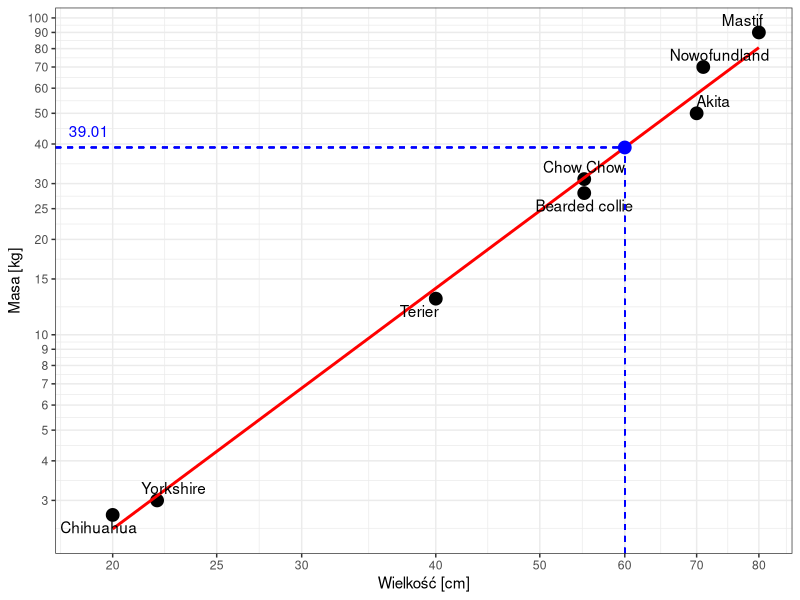
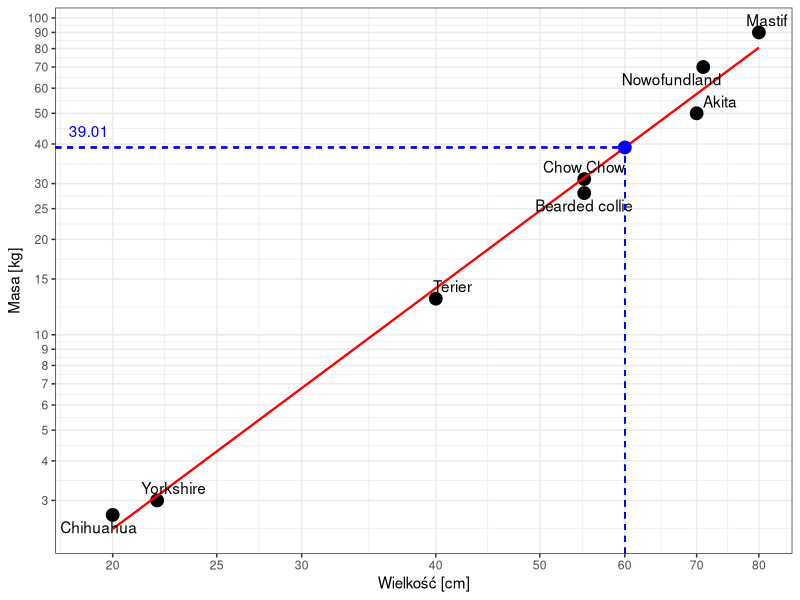
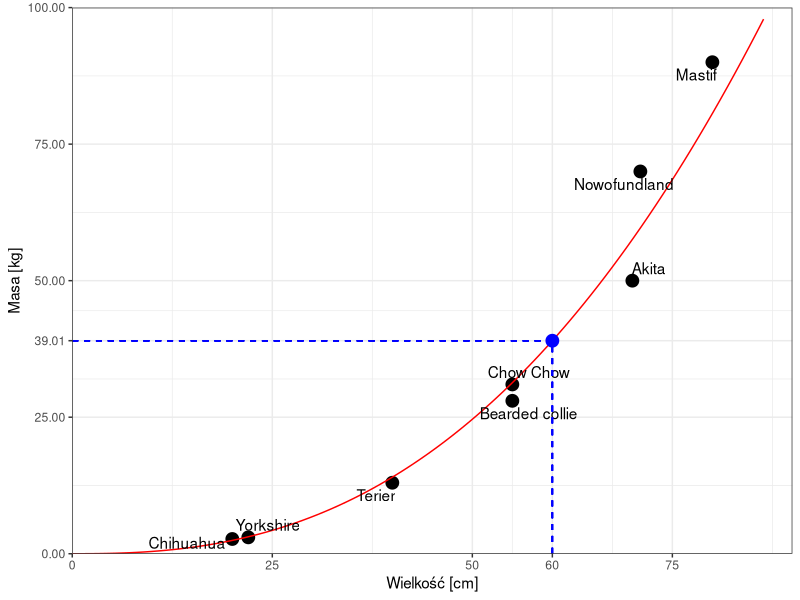

Write the R code that produced these figures, in order.
library(ggplot2)
library(ggrepel)

size<-c(20, 22, 40, 55, 55, 70, 71, 80)
mass<-c(2.7, 3, 13, 28, 31, 50, 70, 90)
labels<-c("Chihuahua", "Yorkshire", "Terier", "Bearded collie", 
          "Chow Chow", "Akita", "Nowofundland", "Mastif")
df<-data.frame(size, mass, labels)

model<-lm(log(mass)~log(size))
summary(model)
prediction<-exp(predict.lm(model, newdata=data.frame(size=c(60))))
df2<-data.frame(size=60, mass=prediction, labels="Nasz Pies")

yticks<-c(2,3,4,5,6,7,8,9,10,15,20,25,(3:10)*10)
xticks<-c(20, 25, (3:10)*10)

ggplot(df, aes(x=size, y=mass)) + 
  geom_point(size=4) +
  xlab("Wielkość [cm]") +
  ylab("Masa [kg]") +
  stat_smooth(method = "lm",
              formula = y ~ x,
              geom = "smooth", 
              se=FALSE, 
              colour='red') +
  scale_y_continuous(trans='log10', breaks=yticks) +
  scale_x_continuous(trans='log10', breaks=xticks) +
  theme_bw() +
  geom_point(data=df2, 
             aes(x=size, y=mass), 
             colour='blue',
             size=4) + 
  geom_text_repel(data=df, aes(x=size, y=mass, label=labels))+
  geom_segment(aes(x=60, y=0, xend=60, yend=prediction), lty=2, col='blue')+
  geom_segment(aes(x=0, y=prediction, xend=60, yend=prediction), lty=2, col='blue') +
  annotate("text", x=min(xticks)-1, y=prediction+5, label=round(prediction,2), col='blue')



ggplot(df, aes(x=size, y=mass)) + 
  geom_point(size=4) +
  xlab("Wielkość [cm]") +
  ylab("Masa [kg]") +
  stat_smooth(method = "lm",
              formula = y ~ x,
              geom = "smooth", 
              se=FALSE, 
              colour='red',
              size=.8) +
  scale_y_continuous(trans='log10', breaks=yticks) +
  scale_x_continuous(trans='log10', breaks=xticks) +
  theme_bw() +
  geom_point(data=df2, 
             aes(x=size, y=mass), 
             colour='blue',
             size=4) + 
  geom_text_repel(data=df, aes(x=size, y=mass, label=labels))+
  geom_segment(aes(x=60, y=0, xend=60, yend=prediction), lty=2, col='blue')+
  geom_segment(aes(x=0, y=prediction, xend=60, yend=prediction), lty=2, col='blue') +
  annotate("text", x=min(xticks)-1, y=prediction+5, label=round(prediction,2), col='blue')




ggplot(df, aes(x=size, y=mass)) + 
  geom_point(size=4) +
  xlab("Wielkość [cm]") +
  ylab("Masa [kg]") +
  # geom_function(fun=function(x){exp(model$coefficients[1]+model$coefficients[2]*log(x))},
  #               colour='red') +
  geom_function(fun=function(x){exp(model$coefficients[1])*x^model$coefficients[2]},
                colour='red') +
  scale_x_continuous(limits=c(0,90), breaks=sort(c(0:3*25, 60)), expand = c(0, 0)) +
  scale_y_continuous(limits=c(0,100), breaks=sort(c(0:4*25, as.numeric(round(prediction,2)))), expand = c(0, 0)) +
  theme_bw() +
  geom_point(data=df2, 
             aes(x=size, y=mass), 
             colour='blue',
             size=4) + 
  geom_text_repel(data=df, aes(x=size, y=mass, label=labels))+
  geom_segment(aes(x=60, y=0, xend=60, yend=prediction), lty=2, col='blue')+
  geom_segment(aes(x=0, y=prediction, xend=60, yend=prediction), lty=2, col='blue')

